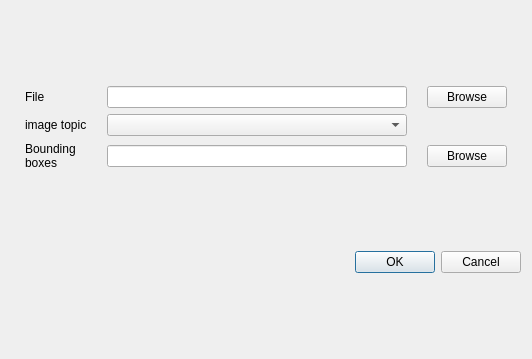
<?xml version="1.0" encoding="UTF-8"?>
<ui version="4.0">
 <class>ImportDialog</class>
 <widget class="QDialog" name="ImportDialog">
  <property name="geometry">
   <rect>
    <x>0</x>
    <y>0</y>
    <width>532</width>
    <height>359</height>
   </rect>
  </property>
  <property name="windowTitle">
   <string>Import Options</string>
  </property>
  <layout class="QVBoxLayout" name="verticalLayout">
   <item>
    <layout class="QGridLayout" name="gridLayout">
     <item row="1" column="0">
      <widget class="QLabel" name="label_3">
       <property name="text">
        <string>image topic</string>
       </property>
      </widget>
     </item>
     <item row="0" column="1">
      <widget class="QLineEdit" name="lineEdit_3">
       <property name="enabled">
        <bool>true</bool>
       </property>
       <property name="maximumSize">
        <size>
         <width>300</width>
         <height>16777215</height>
        </size>
       </property>
      </widget>
     </item>
     <item row="2" column="2">
      <widget class="QPushButton" name="pushButton_2">
       <property name="text">
        <string>Browse</string>
       </property>
      </widget>
     </item>
     <item row="0" column="0">
      <widget class="QLabel" name="label">
       <property name="sizePolicy">
        <sizepolicy hsizetype="Preferred" vsizetype="Preferred">
         <horstretch>0</horstretch>
         <verstretch>0</verstretch>
        </sizepolicy>
       </property>
       <property name="maximumSize">
        <size>
         <width>40</width>
         <height>16777215</height>
        </size>
       </property>
       <property name="text">
        <string>File</string>
       </property>
      </widget>
     </item>
     <item row="1" column="1">
      <widget class="QComboBox" name="comboBox"/>
     </item>
     <item row="2" column="1">
      <widget class="QLineEdit" name="lineEdit">
       <property name="maximumSize">
        <size>
         <width>300</width>
         <height>16777215</height>
        </size>
       </property>
      </widget>
     </item>
     <item row="2" column="0">
      <widget class="QLabel" name="label_4">
       <property name="text">
        <string>Bounding
boxes</string>
       </property>
      </widget>
     </item>
     <item row="0" column="2">
      <widget class="QPushButton" name="pushButton">
       <property name="maximumSize">
        <size>
         <width>80</width>
         <height>16777215</height>
        </size>
       </property>
       <property name="text">
        <string>Browse</string>
       </property>
      </widget>
     </item>
    </layout>
   </item>
   <item>
    <widget class="QDialogButtonBox" name="buttonBox">
     <property name="orientation">
      <enum>Qt::Horizontal</enum>
     </property>
     <property name="standardButtons">
      <set>QDialogButtonBox::Cancel|QDialogButtonBox::Ok</set>
     </property>
    </widget>
   </item>
  </layout>
 </widget>
 <resources/>
 <connections>
  <connection>
   <sender>buttonBox</sender>
   <signal>accepted()</signal>
   <receiver>ImportDialog</receiver>
   <slot>accept()</slot>
   <hints>
    <hint type="sourcelabel">
     <x>227</x>
     <y>349</y>
    </hint>
    <hint type="destinationlabel">
     <x>157</x>
     <y>274</y>
    </hint>
   </hints>
  </connection>
  <connection>
   <sender>buttonBox</sender>
   <signal>rejected()</signal>
   <receiver>ImportDialog</receiver>
   <slot>reject()</slot>
   <hints>
    <hint type="sourcelabel">
     <x>295</x>
     <y>349</y>
    </hint>
    <hint type="destinationlabel">
     <x>286</x>
     <y>274</y>
    </hint>
   </hints>
  </connection>
 </connections>
</ui>
